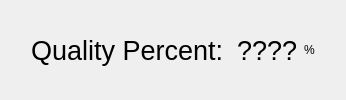
         <widget class="QFrame" name="frameQualityPercent">
          <property name="frameShape">
           <enum>QFrame::NoFrame</enum>
          </property>
          <layout class="QHBoxLayout" name="horizontalLayout_7">
           <item>
            <spacer name="horizontalSpacer_2">
             <property name="orientation">
              <enum>Qt::Horizontal</enum>
             </property>
             <property name="sizeHint" stdset="0">
              <size>
               <width>20</width>
               <height>40</height>
              </size>
             </property>
            </spacer>
           </item>
           <item>
            <widget class="QLabel" name="labelQualityPercent2">
             <property name="font">
              <font>
               <pointsize>20</pointsize>
              </font>
             </property>
             <property name="text">
              <string>Quality Percent: </string>
             </property>
            </widget>
           </item>
           <item>
            <widget class="QLabel" name="labelQualityPercent">
             <property name="font">
              <font>
               <pointsize>20</pointsize>
              </font>
             </property>
             <property name="text">
              <string>????</string>
             </property>
            </widget>
           </item>
           <item>
            <widget class="QLabel" name="label_11">
             <property name="text">
              <string>%</string>
             </property>
            </widget>
           </item>
           <item>
            <spacer name="horizontalSpacer_3">
             <property name="orientation">
              <enum>Qt::Horizontal</enum>
             </property>
             <property name="sizeHint" stdset="0">
              <size>
               <width>20</width>
               <height>40</height>
              </size>
             </property>
            </spacer>
           </item>
          </layout>
         </widget>
